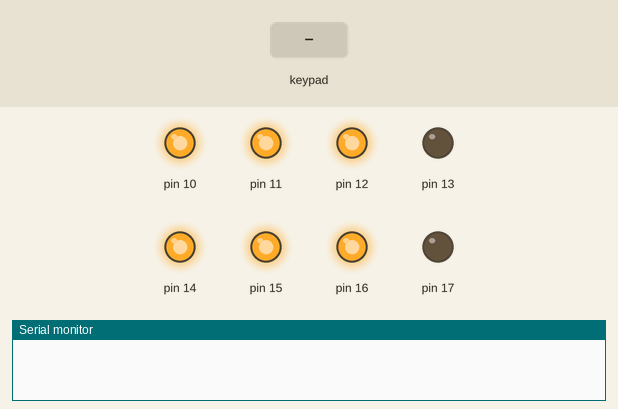
Bench run of a sketch on a simulated Arduino Uno, built with avr-gcc and run on an emulated ATmega328P. On the bench: output pins drawn as LEDs (lit = HIGH), the last lines printed to the serial monitor. Dashed ring = blinking. Inputs (shaded band) come from the test bench.

Above: at 1.2 s.
1.3 s: keypad keys 9 8 7 6 pressed 0.4 s apart
At 1.9 s:
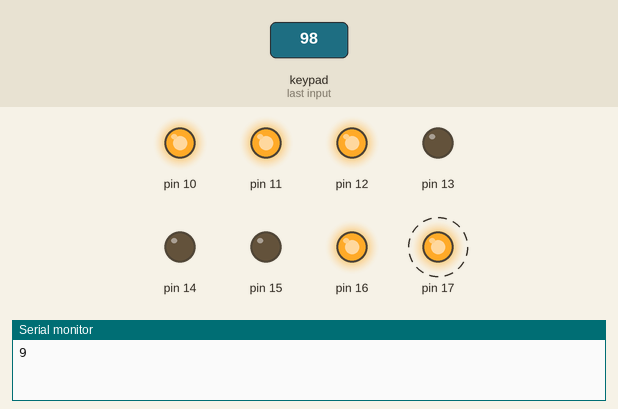
5.9 s: key 'A' pressed
8.9 s: key 'B' pressed
At 11.8 s:
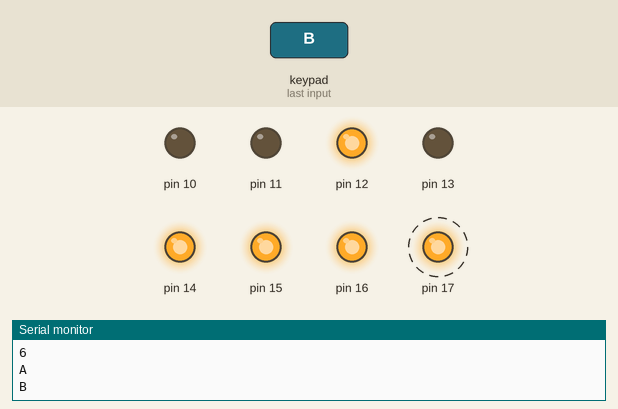
11.9 s: key 'C' pressed
At 14.4 s:
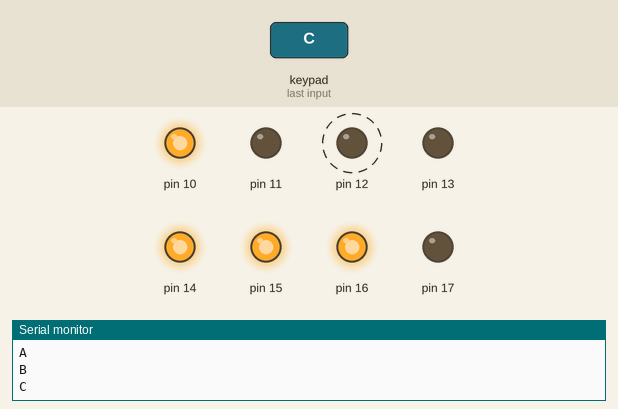
14.9 s: key '*' pressed
At 16.7 s:
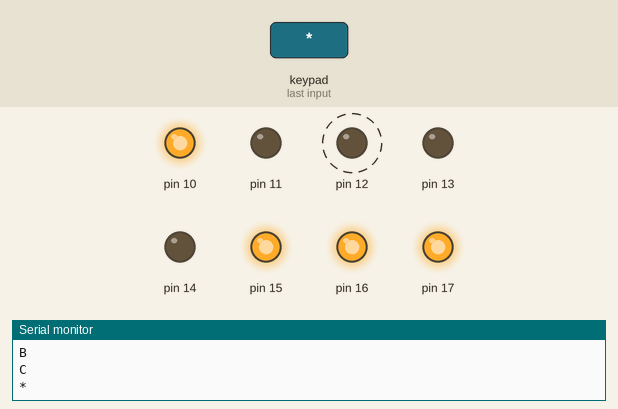
17.9 s: keypad keys 5 4 3 2 pressed 0.4 s apart
At 25.0 s:
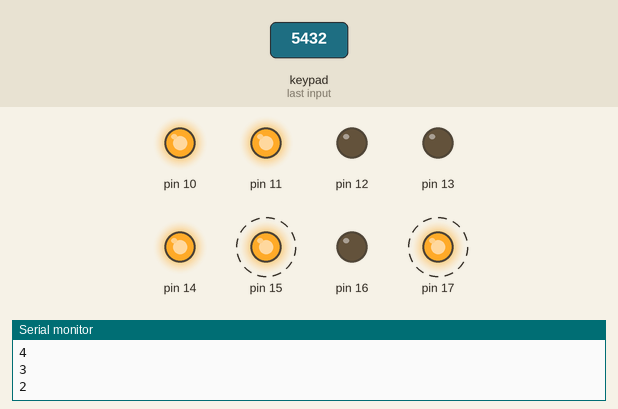
Timing chart, 0 to 25.4 s (numbered marks = the images above; inputs shaded):
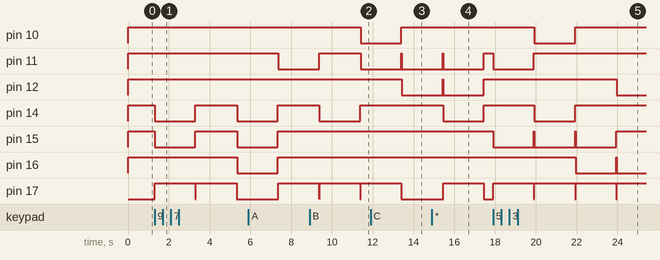

Measured:
- after the input at 1.3 s, pin 14, pin 15: HIGH → LOW at once, → HIGH 2.0 s later, → LOW 2.0 s later; pin 16: HIGH → LOW after 4.0 s; pin 17: alternates HIGH for 2.0 s and LOW for 0.02 s, starting at once
- after the input at 8.9 s, pin 10: HIGH → LOW after 2.5 s
- after the input at 11.9 s, pin 12: HIGH → LOW after 1.5 s
- after the input at 14.9 s, pin 14: HIGH → LOW after 0.55 s, → HIGH 2.0 s later; pin 17: LOW → HIGH after 0.55 s, → LOW 2.0 s later
- after the input at 17.9 s, pin 10, pin 14: HIGH → LOW after 2.0 s, → HIGH 2.0 s later; pin 11: HIGH → LOW at once, → HIGH 2.0 s later; pin 12: HIGH → LOW after 6.1 s; pin 15: alternates HIGH for 0.02 s and LOW for 2.0 s, starting at once; pin 16: HIGH → LOW after 4.0 s, → HIGH 2.0 s later, → LOW 0.02 s later

The sketch:

Control_Display_7_segmentos_por_medio_de_Teclado_Matricial.ino
```cpp
/*
Fundación Kinal
Centro Educativo Técnico Labral Kinal
Electrónica
Grado: Quinto
Sección: A
Curso: Taller de Electrónica Digital y Reparación de Computadoras I
Nombre: Carlos Alexander Quim Chapaz
Carné: 2019172 
*/

#include <Keypad.h>

const byte FILAS = 4;
const byte COLUMNAS = 4;

char keys[FILAS][COLUMNAS]={
  {'1','2','3','A'},
  {'4','5','6','B'},
  {'7','8','9','C'},
  {'*','0','#','D'}
};

byte pinesFilas[FILAS] = {9,8,7,6};
byte pinesColumnas[COLUMNAS] = {5,4,3,2};
Keypad teclado = Keypad(makeKeymap(keys),pinesFilas,pinesColumnas,FILAS,COLUMNAS);

char tecla;
int i , dtime = 2000;
void setup() {
  Serial.begin(9600);
  for(i=10;i<=17;i++){
    pinMode(i,OUTPUT);
  }
}

void loop() {
  tecla = teclado.getKey();

  if(tecla == 0){
    digitalWrite(10,HIGH);
    digitalWrite(11,HIGH);
    digitalWrite(12,HIGH);
    digitalWrite(14,HIGH);
    digitalWrite(15,HIGH);
    digitalWrite(16,HIGH);
    digitalWrite(17,LOW);
  }

  if(tecla){
      Serial.println(tecla);
  switch(tecla){

    case('0'):
      digitalWrite(10,HIGH);
      digitalWrite(11,HIGH);
      digitalWrite(12,HIGH);
      digitalWrite(14,HIGH);
      digitalWrite(15,HIGH);
      digitalWrite(16,HIGH);
      digitalWrite(17,LOW);
      delay(dtime);
      break;

    case('1'):
      digitalWrite(10,LOW);
      digitalWrite(11,HIGH);
      digitalWrite(12,HIGH);
      digitalWrite(14,LOW);
      digitalWrite(15,LOW);
      digitalWrite(16,LOW);
      digitalWrite(17,LOW);
      delay(dtime);
      break;

    case('2'):
      digitalWrite(10,HIGH);
      digitalWrite(11,HIGH);
      digitalWrite(12,LOW);
      digitalWrite(14,HIGH);
      digitalWrite(15,HIGH);
      digitalWrite(16,LOW);
      digitalWrite(17,HIGH);
      delay(dtime);
      break;

    case('3'):
      digitalWrite(10,HIGH);
      digitalWrite(11,HIGH);
      digitalWrite(12,HIGH);
      digitalWrite(14,HIGH);
      digitalWrite(15,LOW);
      digitalWrite(16,LOW);
      digitalWrite(17,HIGH);
      delay(dtime);
      break;

    case('4'):
      digitalWrite(10,LOW);
      digitalWrite(11,HIGH);
      digitalWrite(12,HIGH);
      digitalWrite(14,LOW);
      digitalWrite(15,LOW);
      digitalWrite(16,HIGH);
      digitalWrite(17,HIGH);
      delay(dtime);
      break;

    case('5'):
      digitalWrite(10,HIGH);
      digitalWrite(11,LOW);
      digitalWrite(12,HIGH);
      digitalWrite(14,HIGH);
      digitalWrite(15,LOW);
      digitalWrite(16,HIGH);
      digitalWrite(17,HIGH);
      delay(dtime);
      break;

    case('6'):
      digitalWrite(10,HIGH);
      digitalWrite(11,LOW);
      digitalWrite(12,HIGH);
      digitalWrite(14,HIGH);
      digitalWrite(15,HIGH);
      digitalWrite(16,HIGH);
      digitalWrite(17,HIGH);
      delay(dtime);
      break;

    case('7'):
      digitalWrite(10,HIGH);
      digitalWrite(11,HIGH);
      digitalWrite(12,HIGH);
      digitalWrite(14,LOW);
      digitalWrite(15,LOW);
      digitalWrite(16,LOW);
      digitalWrite(17,LOW);
      delay(dtime);
      break;

    case('8'):
      digitalWrite(10,HIGH);
      digitalWrite(11,HIGH);
      digitalWrite(12,HIGH);
      digitalWrite(14,HIGH);
      digitalWrite(15,HIGH);
      digitalWrite(16,HIGH);
      digitalWrite(17,HIGH);
      delay(dtime);
      break;

    case('9'):
      digitalWrite(10,HIGH);
      digitalWrite(11,HIGH);
      digitalWrite(12,HIGH);
      digitalWrite(14,LOW);
      digitalWrite(15,LOW);
      digitalWrite(16,HIGH);
      digitalWrite(17,HIGH);
      delay(dtime);
      break;

    case('A'):
      digitalWrite(10,HIGH);
      digitalWrite(11,HIGH);
      digitalWrite(12,HIGH);
      digitalWrite(14,LOW);
      digitalWrite(15,HIGH);
      digitalWrite(16,HIGH);
      digitalWrite(17,HIGH);
      delay(dtime);
      break;

    case('B'):
      digitalWrite(10,LOW);
      digitalWrite(11,LOW);
      digitalWrite(12,HIGH);
      digitalWrite(14,HIGH);
      digitalWrite(15,HIGH);
      digitalWrite(16,HIGH);
      digitalWrite(17,HIGH);
      delay(dtime);
      break;

    case('C'):
      digitalWrite(10,HIGH);
      digitalWrite(11,LOW);
      digitalWrite(12,LOW);
      digitalWrite(14,HIGH);
      digitalWrite(15,HIGH);
      digitalWrite(16,HIGH);
      digitalWrite(17,LOW);
      delay(dtime);
      break;

    case('D'):
      digitalWrite(10,LOW);
      digitalWrite(11,HIGH);
      digitalWrite(12,HIGH);
      digitalWrite(14,HIGH);
      digitalWrite(15,HIGH);
      digitalWrite(16,LOW);
      digitalWrite(17,HIGH);
      delay(dtime);
      break;

    case('#'):
      digitalWrite(10,HIGH);
      digitalWrite(11,LOW);
      digitalWrite(12,LOW);
      digitalWrite(14,HIGH);
      digitalWrite(15,HIGH);
      digitalWrite(16,HIGH);
      digitalWrite(17,HIGH);
      delay(dtime);
      break;

    case('*'):
      digitalWrite(10,HIGH);
      digitalWrite(11,LOW);
      digitalWrite(12,LOW);
      digitalWrite(14,LOW);
      digitalWrite(15,HIGH);
      digitalWrite(16,HIGH);
      digitalWrite(17,HIGH);
      delay(dtime);
      break;
  }
  }
}
```
